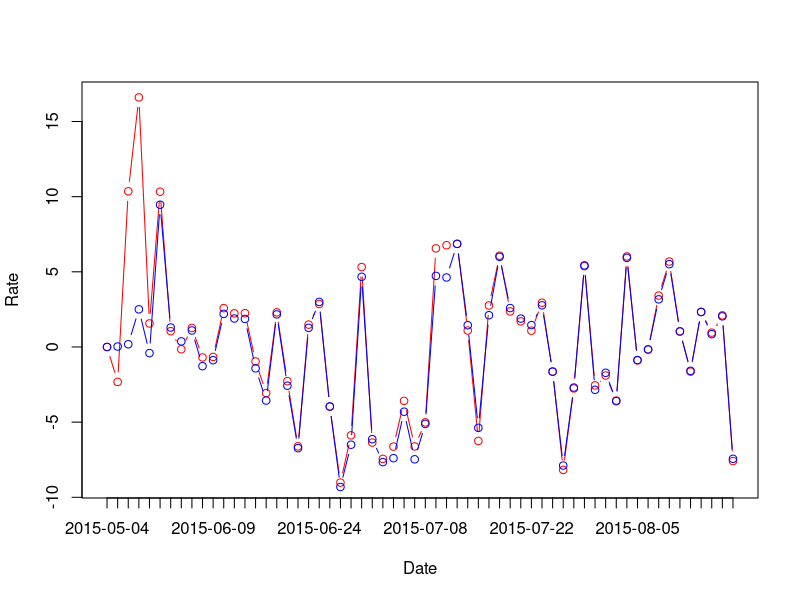
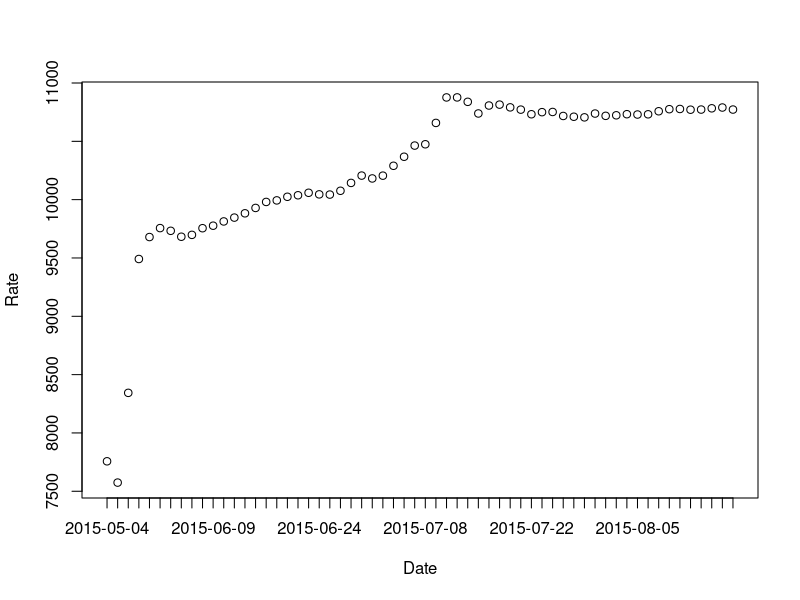
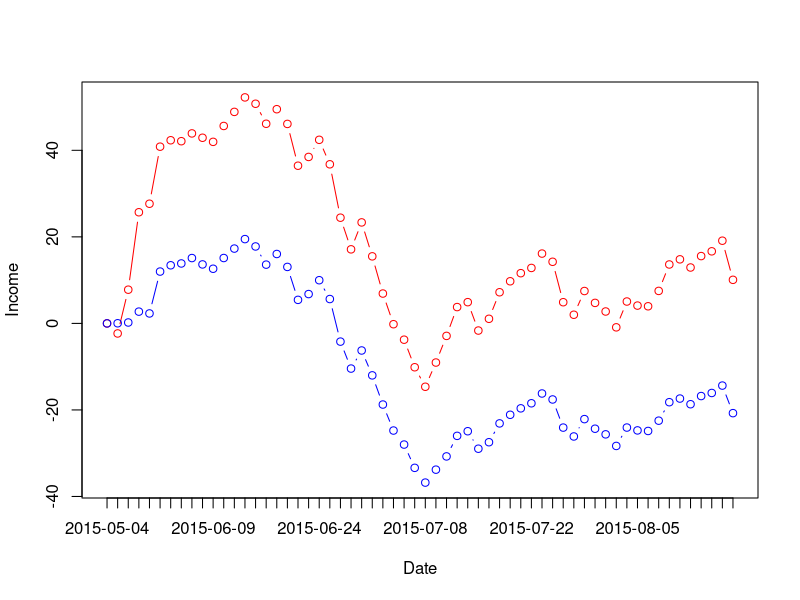

Generate these figures, in order, with R:
tj100 <- read.table("tj100.csv", sep=',', header=TRUE, stringsAsFactors=FALSE)
tj100$Date <- as.Date(tj100$Date, "%Y-%m-%d")
tj100 <- tj100[order(tj100$Date),]
tj100 <- na.omit(tj100)

for (i in 2:length(tj100$Date)) tj100[i, "IndexRate"] <- (tj100[i, "Close"] / tj100[i - 1, "Close"] - 1) * 100
tj100[1, "IndexRate"] <- 0
for (i in 2:length(tj100$Date)) tj100[i, "FundRate"] <- (tj100[i, "Net"] / tj100[i - 1, "Net"] - 1) * 100
tj100[1, "FundRate"] <- 0

plot(tj100$IndexRate, type='b', col='red', xaxt='n', xlab='Date', ylab='Rate')
lines(tj100$FundRate, type='b', col='blue')
axis(1, 1:length(tj100$Date), labels=tj100$Date)

tj100$FixRate <- tj100$Close/tj100$Net
dev.new()
plot(tj100$FixRate, xaxt='n', xlab='Date', ylab='Rate')
axis(1, 1:length(tj100$Date), labels=tj100$Date)

start <- 1
tj100$IndexIncome <- (tj100$Close / tj100[start, 'Close'] - 1) * 100
tj100$FundIncome <- (tj100$Net /tj100[start, 'Net'] - 1) * 100
max4p <- max(tj100$IndexIncome, tj100$FundIncome)
min4p <- min(tj100$IndexIncome, tj100$FundIncome)
dev.new()
plot(tj100$IndexIncome, type='b', col='red', xaxt='n', xlab='Date', ylab='Income', ylim=c(min4p, max4p))
lines(tj100$FundIncome, type='b', col='blue')
axis(1, 1:length(tj100$Date), labels=tj100$Date)

startDate <- as.Date('2015-06-02', '%Y-%m-%d')
tmp_tj100 <- tj100[which(tj100$Date >= startDate),]
print(mean(tmp_tj100$FundRate - tmp_tj100$IndexRate))
print(sd(tmp_tj100$FundRate - tmp_tj100$IndexRate))
